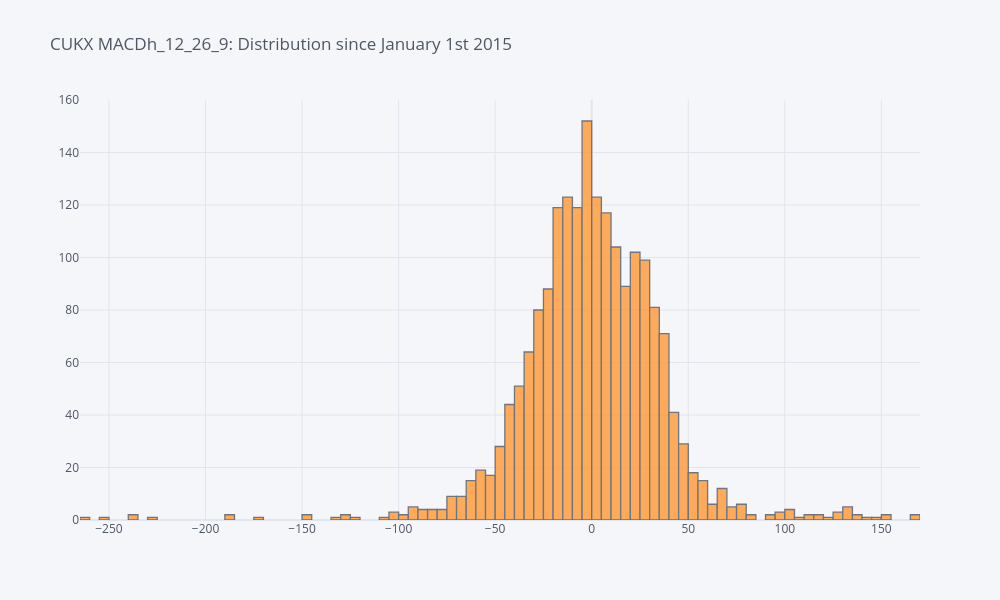

Notebook code cell kept with this figure:
### Code cell
X3['MACDh_12_26_9'].iplot(kind='histogram', title='CUKX MACDh_12_26_9: Distribution since January 1st 2015')

### Figure 1 — Plotly figure (JSON) as saved in the notebook; plotly's stock layout.template omitted (floating-point values rounded to 4 significant figures; data arrays with more than 128 entries replaced by an {"elided": "..."} marker saying what was removed)
{"data": [{"histfunc": "count", "histnorm": "", "marker": {"color": "rgba(255, 153, 51, 1.0)", "line": {"color": "#4D5663", "width": 1.3}}, "name": "MACDh_12_26_9", "opacity": 0.8, "orientation": "v", "type": "histogram", "x": {"elided": "1925 float values"}}], "layout": {"barmode": "overlay", "height": 600, "legend": {"bgcolor": "#F5F6F9", "font": {"color": "#4D5663"}}, "paper_bgcolor": "#F5F6F9", "plot_bgcolor": "#F5F6F9", "title": {"font": {"color": "#4D5663"}, "text": "CUKX MACDh_12_26_9: Distribution since January 1st 2015"}, "width": 1000, "xaxis": {"gridcolor": "#E1E5ED", "showgrid": true, "tickfont": {"color": "#4D5663"}, "title": {"font": {"color": "#4D5663"}, "text": ""}, "zerolinecolor": "#E1E5ED"}, "yaxis": {"gridcolor": "#E1E5ED", "showgrid": true, "tickfont": {"color": "#4D5663"}, "title": {"font": {"color": "#4D5663"}, "text": ""}, "zerolinecolor": "#E1E5ED"}}}
